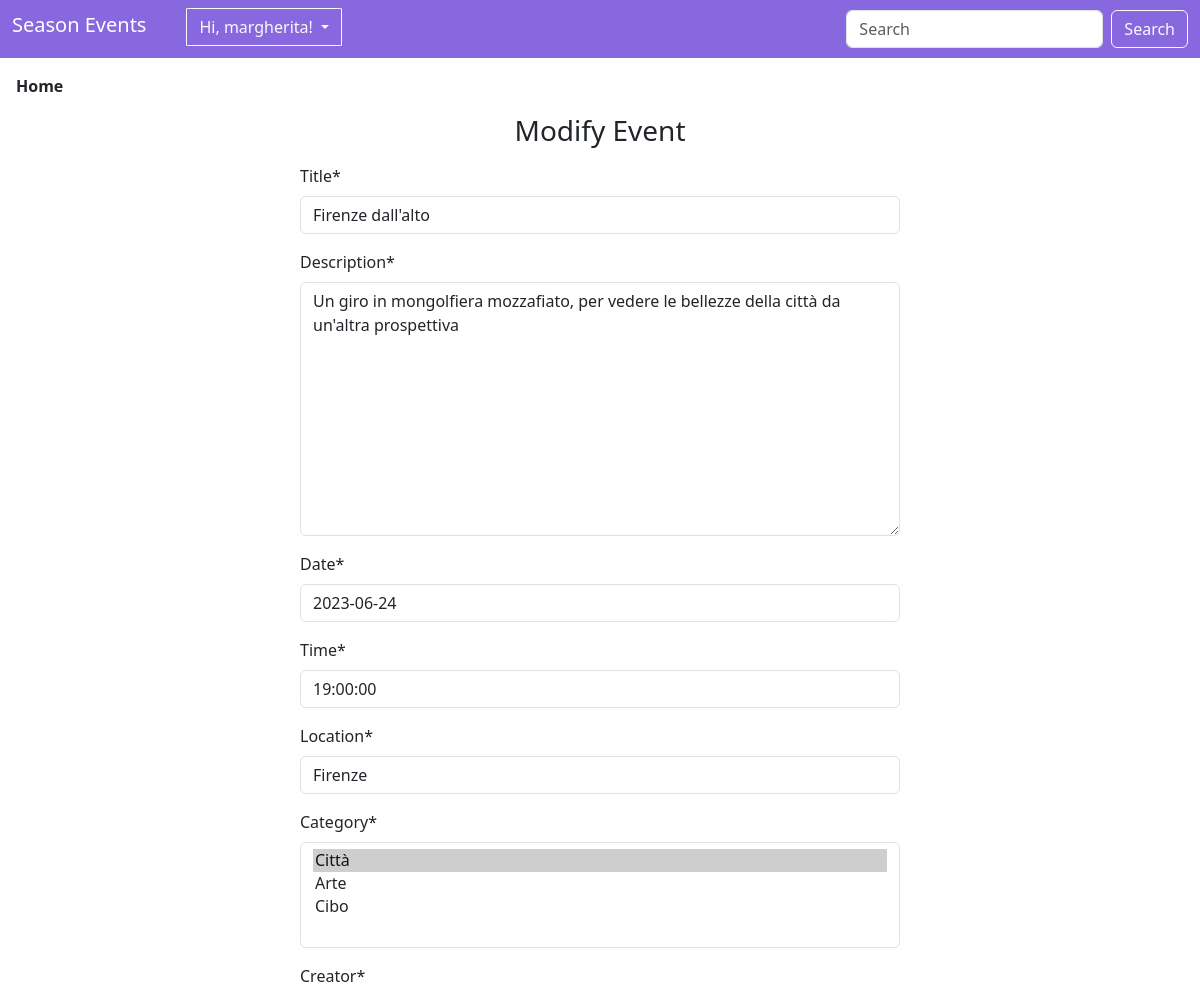
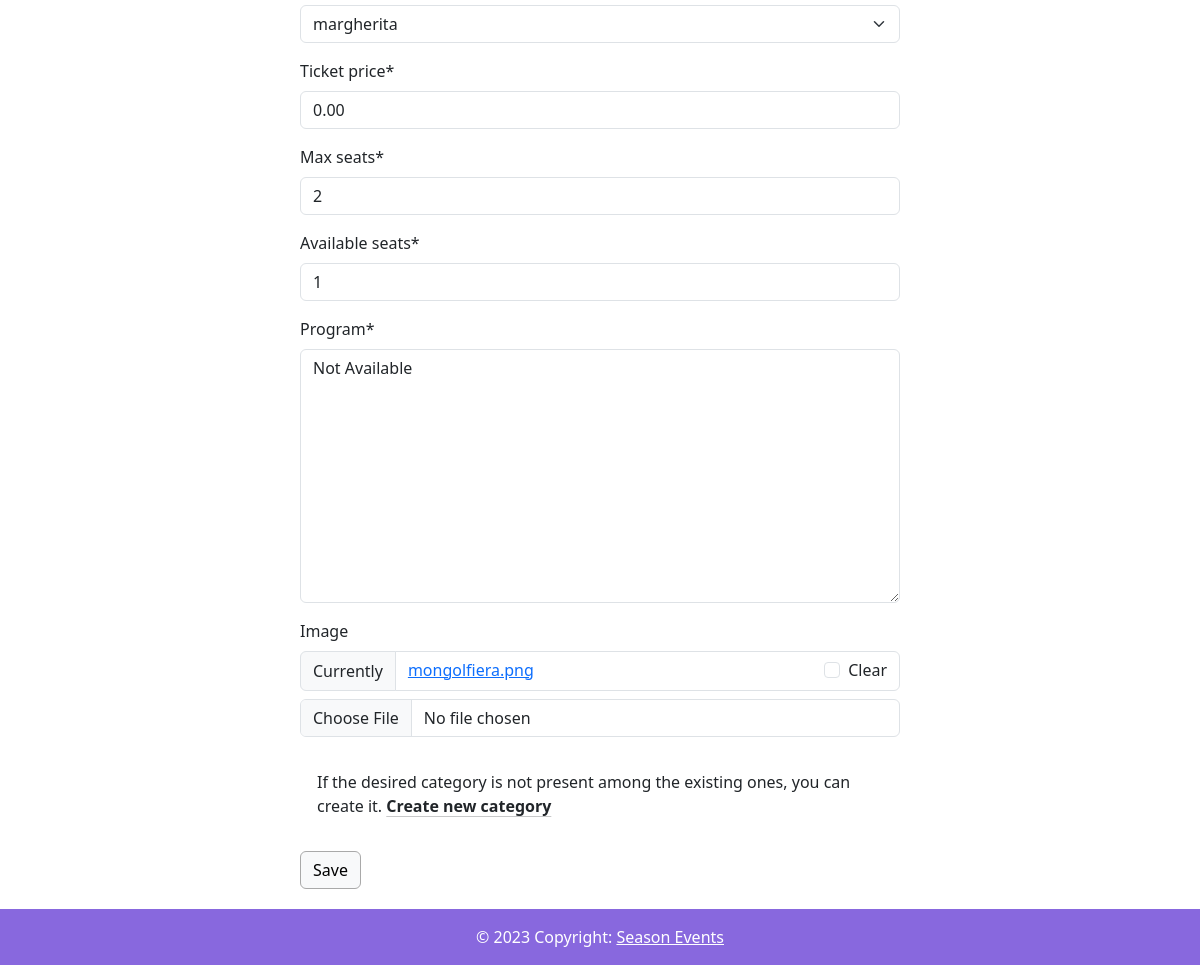
Screenshot of /modifyEvent/Firenze dall'alto (signed in) with the database file from the repository (2 pictures, top to bottom).
### event/models.py (models this page shows, shortened)
class Event(models.Model):
    title = models.CharField(max_length=100, primary_key=True)
    description = models.TextField()
    date = models.DateField()
    time = models.TimeField(default=datetime.time)
    location = models.CharField(max_length=100)
    program = models.TextField(default='Not Available')
    ticket_price = models.DecimalField(max_digits=8, decimal_places=2, default=0)
    image = models.ImageField(upload_to=event_image_upload_path, null=True, blank=True)
    category = models.ManyToManyField('EventCategory')
    participants = models.ManyToManyField(User, related_name="events_participants")
    creator = models.ForeignKey(User, on_delete=models.CASCADE, related_name='events_created')
    max_seats = models.PositiveIntegerField()
    available_seats = models.PositiveIntegerField()

### event/views.py (the view)
# urls.py: path('modifyEvent/<str:title>', views.modify_event, name='modify_event'),
@login_required
def modify_event(request, title):
    event = get_object_or_404(Event, title=title)
    if request.user != event.creator:
        messages.error(request, "You are not authorized to modify this event.")
        return redirect('event:my_events')
    if request.method == 'POST':
        form = EventForm(request.POST, request.FILES, instance=event)
        if form.is_valid():
            form.save()
            return redirect('event:event_detail', title=event.title)
    else:
        form = EventForm(instance=event)
        return render(request, 'modify_event.html', {'form': form, 'event': event})

### event/forms.py
class EventForm(forms.ModelForm):
    class Meta:
        model = Event
        fields = ['title', 'description', 'date', 'time', 'location', 'category',
                  'creator', 'ticket_price', 'max_seats', 'available_seats', 'program', 'image']

### event/models.py (called while the page is built)
    def __str__(self):
        return self.name

### templates/modify_event.html (shortened to what this page needs)
{% extends "base.html" %}
{% load crispy_forms_filters %}
{% load crispy_forms_tags %}
{% block content %}
    <h3 class="text-center my-3">Modify Event</h3>
    <div class="d-flex justify-content-center">
        <form class="col-6 mb-3" method="POST">
            {{ form | crispy }}
            <div class="alert" role="alert">
                If the desired category is not present among the existing ones, you can create it.
                <a href="{% url 'event:category' %}" class="alert-link link-dark link-offset-2 link-underline-opacity-25
                    link-underline-opacity-100-hover"> Create new category</a>
            </div>
            <input class="btn btn-light" type="submit" style="border-color: darkgrey" value="Save">
        </form>
    </div>
{% endblock %}

### templates/base.html (shortened to what this page needs)
<!DOCTYPE html>
<html lang="en">
<head>
    <link href="https://cdn.jsdelivr.net/npm/bootstrap@5.3.0/dist/css/bootstrap.min.css" rel="stylesheet"
>
</head>
<body>
    <nav class="navbar navbar-expand-lg" style="background-color: #8868de;">
        <div class="container-fluid justify-content-between">
            <div class="d-flex">
                <a class="navbar-brand h1" style="color: white" href="http://127.0.0.1:8000">Season Events</a>
                {% if not user.is_authenticated %}
                    <div class="dropdown text-end">
                        <button class="btn btn-outline-light dropdown-toggle mx-4" style="border-radius:2%;" id="dropdownMenuButton" type="button"
                                aria-expanded="false" data-toggle="dropdown" aria-haspopup="true">
                                Hello!
                        </button>
                        <div class="dropdown-menu" style="border-radius:2%;" aria-labelledby="dropdownMenuButton">
                            <a class="dropdown-item" href="{% url 'event:login' %}">
                                Log In</a>
                            <a class="dropdown-item" href="{% url 'event:signup' %}">
                                Sign Up</a>
                        </div>
                    </div>
                {% else %}
                    <div class="dropdown text-end">
                        <button class="btn btn-outline-light dropdown-toggle mx-4" style="border-radius:2%;" id="dropdownMenuButton" type="button"
                                aria-expanded="false" data-toggle="dropdown" aria-haspopup="true">
                                Hi, {{ request.user.username }}!
                        </button>
                    </div>
                {% endif %}
            </div>
            <form class="ml-auto d-flex" role="search" method="GET" action="{% url 'event:event_search' %}">
                <input class="form-control me-2" type="text" name="query" placeholder="Search" aria-label="Search"
                    value="{{ query }}">
                <button class="btn btn-outline-light" type="submit">Search</button>
            </form>
        </div>
    </nav>
    <p class="m-3">
        <a href="{% url 'event:event_list'%}" style="color: black;" class="link-offset-2 link-offset-1-hover link-underline
                link-underline-opacity-0 link-underline-opacity-75-hover link-dark"> <b> Home </b></a></p>
    {% block content %}
    {% endblock %}
    <footer>
        <div class="text-center p-3 fixed-bottom text-white" style="background-color: #8868de">
            © 2023 Copyright:
            <a class="text-white link-underline-opacity-0" href="http://127.0.0.1:8000">Season Events</a>
        </div>
    </footer>
</body>
</html>

### templates/base.html (style rules this page uses)
body { margin-bottom: 60px; }

### rows the page displays
Event: title "Firenze dall'alto", description "Un giro in mongolfiera mozzafiato, per vedere le bellezze della città da un'altra prospettiva", date "2023-06-24", time "19:00:00", location "Firenze", creator "margherita", ticket_price "0.00", max_seats "2", available_seats "1", program "Not Available"

### other values shown
{{ request.user.username }} "margherita"
